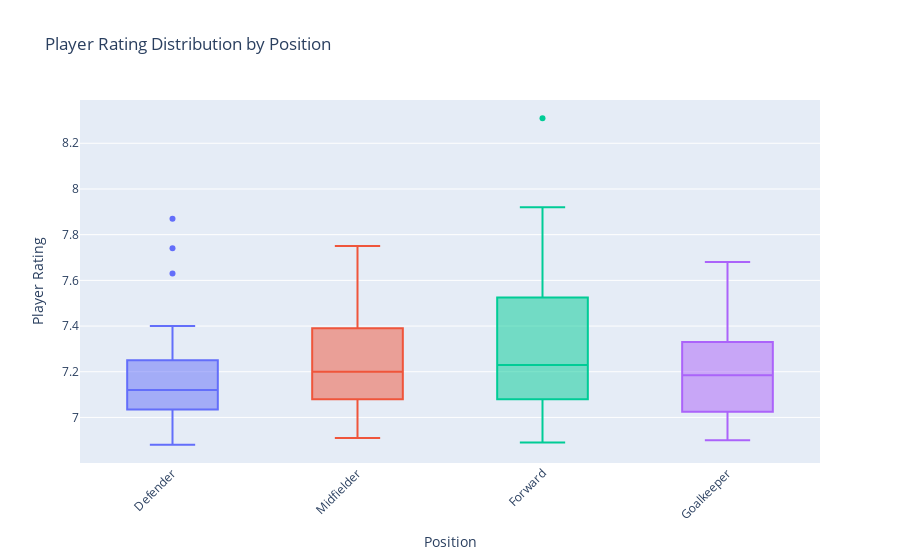

Write notebook code for a chart like this one.
### Markdown cell above
#### Boxplot: Rating sipas Position

### Code cell
fig_box = px.box(
    ucl,
    x="Position",
    y="Rating",
    color="Position",
    title="Player Rating Distribution by Position",
    labels={"Rating": "Player Rating", "Position": "Position"}
)
fig_box.update_layout(
    xaxis_tickangle=-45,
    showlegend=False,

)

fig_box.show()

### Figure 1 — Plotly figure (JSON) as saved in the notebook; plotly's stock layout.template omitted (floating-point values rounded to 4 significant figures)
{"data": [{"alignmentgroup": "True", "hovertemplate": "Position=%{x}<br>Player Rating=%{y}<extra></extra>", "legendgroup": "Defender", "marker": {"color": "#636efa"}, "name": "Defender", "notched": false, "offsetgroup": "Defender", "orientation": "v", "showlegend": true, "x": ["Defender", "Defender", "Defender", "Defender", "Defender", "Defender", "Defender", "Defender", "Defender", "Defender", "Defender", "Defender", "Defender", "Defender", "Defender", "Defender", "Defender", "Defender", "Defender", "Defender", "Defender", "Defender", "Defender", "Defender", "Defender", "Defender", "Defender", "Defender", "Defender", "Defender", "Defender", "Defender", "Defender", "Defender", "Defender", "Defender", "Defender", "Defender", "Defender", "Defender", "Defender", "Defender", "Defender", "Defender", "Defender", "Defender", "Defender", "Defender", "Defender", "Defender", "Defender", "Defender", "Defender", "Defender", "Defender", "Defender", "Defender", "Defender", "Defender", "Defender"], "x0": " ", "xaxis": "x", "y": [7.02, 7.31, 7.17, 7.05, 7.87, 6.88, 6.94, 7.1, 7.07, 6.97, 7.12, 7.04, 7.17, 7.14, 7.06, 7.03, 7.63, 7.02, 7.24, 7.17, 7.11, 7.05, 7.29, 7.39, 7.33, 7.28, 7.29, 7.21, 6.9, 7.11, 7.03, 7.26, 7.16, 6.95, 6.96, 7.12, 7.0, 7.26, 7.06, 7.19, 7.33, 7.74, 7.4, 7.08, 7.09, 7.0, 7.11, 7.02, 7.05, 7.21, 7.04, 7.18, 6.95, 7.23, 7.24, 7.27, 7.28, 7.2, 7.16, 7.01], "y0": " ", "yaxis": "y", "type": "box"}, {"alignmentgroup": "True", "hovertemplate": "Position=%{x}<br>Player Rating=%{y}<extra></extra>", "legendgroup": "Midfielder", "marker": {"color": "#EF553B"}, "name": "Midfielder", "notched": false, "offsetgroup": "Midfielder", "orientation": "v", "showlegend": true, "x": ["Midfielder", "Midfielder", "Midfielder", "Midfielder", "Midfielder", "Midfielder", "Midfielder", "Midfielder", "Midfielder", "Midfielder", "Midfielder", "Midfielder", "Midfielder", "Midfielder", "Midfielder", "Midfielder", "Midfielder", "Midfielder", "Midfielder", "Midfielder", "Midfielder", "Midfielder", "Midfielder", "Midfielder", "Midfielder", "Midfielder", "Midfielder", "Midfielder", "Midfielder", "Midfielder", "Midfielder", "Midfielder", "Midfielder", "Midfielder", "Midfielder", "Midfielder", "Midfielder", "Midfielder", "Midfielder", "Midfielder", "Midfielder", "Midfielder", "Midfielder", "Midfielder", "Midfielder", "Midfielder", "Midfielder", "Midfielder", "Midfielder", "Midfielder", "Midfielder", "Midfielder", "Midfielder", "Midfielder", "Midfielder", "Midfielder", "Midfielder", "Midfielder", "Midfielder", "Midfielder", "Midfielder", "Midfielder", "Midfielder", "Midfielder", "Midfielder", "Midfielder"], "x0": " ", "xaxis": "x", "y": [7.11, 7.31, 7.18, 7.27, 7.24, 7.23, 7.22, 7.24, 7.51, 7.09, 6.97, 7.43, 7.59, 7.48, 7.06, 7.16, 7.16, 7.14, 7.15, 7.21, 7.2, 6.91, 7.19, 7.0, 7.2, 7.1, 7.27, 7.31, 7.32, 7.45, 7.17, 7.11, 7.16, 7.08, 7.39, 7.08, 7.07, 7.02, 7.06, 7.27, 7.05, 7.11, 7.75, 7.03, 7.02, 7.48, 7.03, 7.62, 7.63, 7.53, 7.55, 6.93, 7.71, 7.32, 7.26, 6.95, 7.2, 7.13, 7.5, 7.39, 7.29, 6.92, 7.05, 7.06, 7.41, 7.43], "y0": " ", "yaxis": "y", "type": "box"}, {"alignmentgroup": "True", "hovertemplate": "Position=%{x}<br>Player Rating=%{y}<extra></extra>", "legendgroup": "Forward", "marker": {"color": "#00cc96"}, "name": "Forward", "notched": false, "offsetgroup": "Forward", "orientation": "v", "showlegend": true, "x": ["Forward", "Forward", "Forward", "Forward", "Forward", "Forward", "Forward", "Forward", "Forward", "Forward", "Forward", "Forward", "Forward", "Forward", "Forward", "Forward", "Forward", "Forward", "Forward", "Forward", "Forward", "Forward", "Forward", "Forward", "Forward", "Forward", "Forward", "Forward", "Forward", "Forward", "Forward", "Forward", "Forward", "Forward", "Forward", "Forward", "Forward", "Forward", "Forward", "Forward", "Forward", "Forward", "Forward", "Forward", "Forward", "Forward", "Forward", "Forward", "Forward", "Forward", "Forward", "Forward", "Forward", "Forward", "Forward", "Forward", "Forward", "Forward", "Forward", "Forward", "Forward", "Forward", "Forward", "Forward"], "x0": " ", "xaxis": "x", "y": [7.48, 8.31, 7.6, 6.93, 6.89, 7.21, 7.36, 7.92, 7.39, 7.24, 7.33, 7.55, 7.08, 7.15, 7.79, 7.6, 7.1, 7.08, 7.85, 7.33, 7.17, 7.51, 7.42, 7.03, 6.91, 6.95, 7.17, 7.91, 6.9, 6.9, 7.22, 7.22, 7.22, 7.49, 6.97, 7.39, 7.54, 7.46, 7.27, 6.9, 7.09, 7.15, 7.63, 7.8, 7.14, 7.59, 7.08, 7.87, 7.32, 7.0, 7.69, 7.41, 6.95, 7.0, 7.16, 7.55, 7.44, 7.05, 7.61, 6.94, 6.94, 7.28, 7.18, 7.15], "y0": " ", "yaxis": "y", "type": "box"}, {"alignmentgroup": "True", "hovertemplate": "Position=%{x}<br>Player Rating=%{y}<extra></extra>", "legendgroup": "Goalkeeper", "marker": {"color": "#ab63fa"}, "name": "Goalkeeper", "notched": false, "offsetgroup": "Goalkeeper", "orientation": "v", "showlegend": true, "x": ["Goalkeeper", "Goalkeeper", "Goalkeeper", "Goalkeeper", "Goalkeeper", "Goalkeeper", "Goalkeeper", "Goalkeeper", "Goalkeeper", "Goalkeeper", "Goalkeeper", "Goalkeeper", "Goalkeeper", "Goalkeeper", "Goalkeeper", "Goalkeeper", "Goalkeeper", "Goalkeeper", "Goalkeeper", "Goalkeeper"], "x0": " ", "xaxis": "x", "y": [7.0, 7.14, 7.34, 7.26, 7.68, 7.55, 6.97, 6.9, 7.23, 7.35, 6.92, 7.2, 7.12, 7.32, 7.05, 6.98, 7.13, 7.49, 7.17, 7.3], "y0": " ", "yaxis": "y", "type": "box"}], "layout": {"xaxis": {"anchor": "y", "domain": [0.0, 1.0], "title": {"text": "Position"}, "categoryorder": "array", "categoryarray": ["Defender", "Midfielder", "Forward", "Goalkeeper"], "tickangle": -45}, "yaxis": {"anchor": "x", "domain": [0.0, 1.0], "title": {"text": "Player Rating"}}, "legend": {"title": {"text": "Position"}, "tracegroupgap": 0}, "title": {"text": "Player Rating Distribution by Position"}, "boxmode": "overlay", "showlegend": false}}
